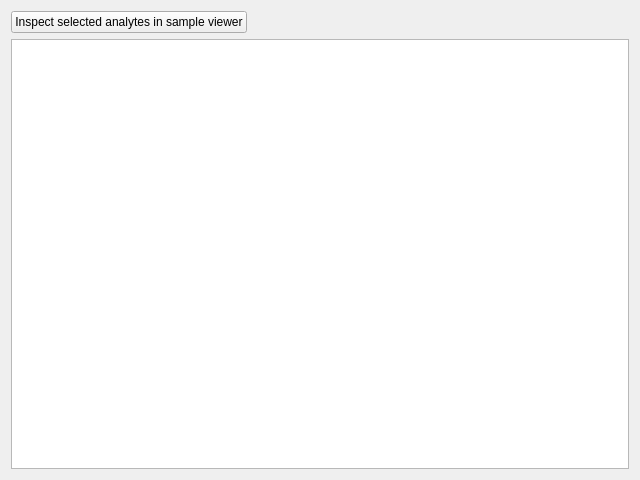
<?xml version="1.0" encoding="UTF-8"?>
<ui version="4.0">
 <class>Form</class>
 <widget class="QWidget" name="Form">
  <property name="geometry">
   <rect>
    <x>0</x>
    <y>0</y>
    <width>640</width>
    <height>480</height>
   </rect>
  </property>
  <property name="windowTitle">
   <string>Form</string>
  </property>
  <layout class="QVBoxLayout" name="verticalLayout">
   <item>
    <layout class="QHBoxLayout" name="horizontalLayout">
     <item>
      <widget class="QPushButton" name="pushShowInSamples">
       <property name="text">
        <string>Inspect selected analytes in sample viewer</string>
       </property>
      </widget>
     </item>
     <item>
      <spacer name="horizontalSpacer">
       <property name="orientation">
        <enum>Qt::Horizontal</enum>
       </property>
       <property name="sizeHint" stdset="0">
        <size>
         <width>40</width>
         <height>20</height>
        </size>
       </property>
      </spacer>
     </item>
    </layout>
   </item>
   <item>
    <widget class="QTableView" name="viewTableAnalytes">
     <property name="selectionBehavior">
      <enum>QAbstractItemView::SelectRows</enum>
     </property>
    </widget>
   </item>
  </layout>
 </widget>
 <resources/>
 <connections/>
</ui>
